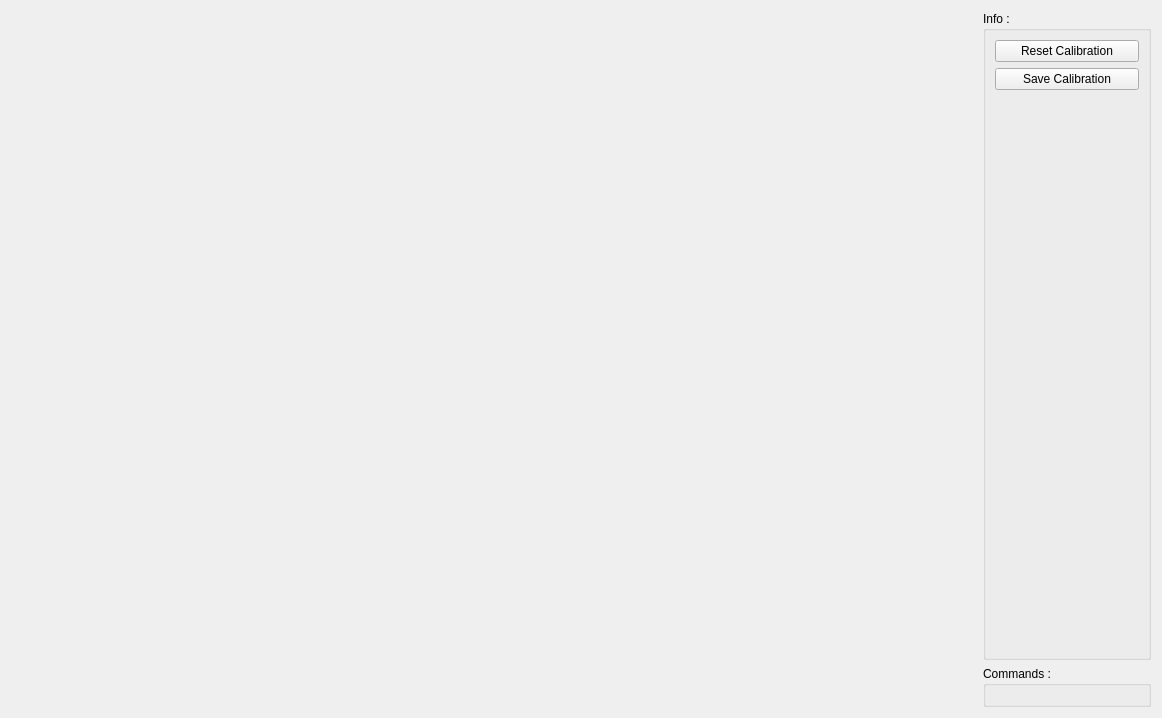
<?xml version="1.0" encoding="UTF-8"?>
<ui version="4.0">
 <class>PoseEstimationView</class>
 <widget class="QWidget" name="PoseEstimationView">
  <property name="geometry">
   <rect>
    <x>0</x>
    <y>0</y>
    <width>1162</width>
    <height>718</height>
   </rect>
  </property>
  <property name="sizePolicy">
   <sizepolicy hsizetype="Preferred" vsizetype="Preferred">
    <horstretch>0</horstretch>
    <verstretch>0</verstretch>
   </sizepolicy>
  </property>
  <property name="windowTitle">
   <string>Form</string>
  </property>
  <layout class="QHBoxLayout" name="horizontalLayout">
   <item>
    <widget class="QWidget" name="m_Graphs" native="true">
     <property name="sizePolicy">
      <sizepolicy hsizetype="MinimumExpanding" vsizetype="MinimumExpanding">
       <horstretch>0</horstretch>
       <verstretch>0</verstretch>
      </sizepolicy>
     </property>
     <layout class="QGridLayout" name="gridLayout_2">
      <property name="margin">
       <number>0</number>
      </property>
      <property name="spacing">
       <number>3</number>
      </property>
      <item row="0" column="0">
       <widget class="QCustomPlot" name="m_VelocityRate" native="true">
        <property name="sizePolicy">
         <sizepolicy hsizetype="MinimumExpanding" vsizetype="MinimumExpanding">
          <horstretch>0</horstretch>
          <verstretch>0</verstretch>
         </sizepolicy>
        </property>
        <property name="minimumSize">
         <size>
          <width>320</width>
          <height>160</height>
         </size>
        </property>
       </widget>
      </item>
      <item row="1" column="0">
       <widget class="QCustomPlot" name="m_RotationRate" native="true">
        <property name="sizePolicy">
         <sizepolicy hsizetype="MinimumExpanding" vsizetype="MinimumExpanding">
          <horstretch>0</horstretch>
          <verstretch>0</verstretch>
         </sizepolicy>
        </property>
        <property name="minimumSize">
         <size>
          <width>320</width>
          <height>160</height>
         </size>
        </property>
       </widget>
      </item>
      <item row="2" column="0">
       <widget class="QCustomPlot" name="m_MagneticField" native="true">
        <property name="sizePolicy">
         <sizepolicy hsizetype="MinimumExpanding" vsizetype="MinimumExpanding">
          <horstretch>0</horstretch>
          <verstretch>0</verstretch>
         </sizepolicy>
        </property>
        <property name="minimumSize">
         <size>
          <width>320</width>
          <height>160</height>
         </size>
        </property>
       </widget>
      </item>
      <item row="2" column="1">
       <widget class="QCustomPlot" name="m_AttitudeEst" native="true">
        <property name="sizePolicy">
         <sizepolicy hsizetype="MinimumExpanding" vsizetype="MinimumExpanding">
          <horstretch>0</horstretch>
          <verstretch>0</verstretch>
         </sizepolicy>
        </property>
        <property name="minimumSize">
         <size>
          <width>320</width>
          <height>160</height>
         </size>
        </property>
       </widget>
      </item>
      <item row="2" column="2">
       <widget class="QCustomPlot" name="m_VelocityEst" native="true">
        <property name="sizePolicy">
         <sizepolicy hsizetype="MinimumExpanding" vsizetype="MinimumExpanding">
          <horstretch>0</horstretch>
          <verstretch>0</verstretch>
         </sizepolicy>
        </property>
        <property name="minimumSize">
         <size>
          <width>320</width>
          <height>160</height>
         </size>
        </property>
       </widget>
      </item>
      <item row="3" column="0">
       <widget class="QCustomPlot" name="m_Barometrics" native="true">
        <property name="sizePolicy">
         <sizepolicy hsizetype="MinimumExpanding" vsizetype="MinimumExpanding">
          <horstretch>0</horstretch>
          <verstretch>0</verstretch>
         </sizepolicy>
        </property>
        <property name="minimumSize">
         <size>
          <width>320</width>
          <height>160</height>
         </size>
        </property>
       </widget>
      </item>
      <item row="3" column="1">
       <widget class="QCustomPlot" name="m_PositionEst" native="true">
        <property name="sizePolicy">
         <sizepolicy hsizetype="MinimumExpanding" vsizetype="MinimumExpanding">
          <horstretch>0</horstretch>
          <verstretch>0</verstretch>
         </sizepolicy>
        </property>
        <property name="minimumSize">
         <size>
          <width>320</width>
          <height>160</height>
         </size>
        </property>
       </widget>
      </item>
      <item row="3" column="2">
       <widget class="QCustomPlot" name="m_EarthMagneticFieldEst" native="true">
        <property name="sizePolicy">
         <sizepolicy hsizetype="MinimumExpanding" vsizetype="MinimumExpanding">
          <horstretch>0</horstretch>
          <verstretch>0</verstretch>
         </sizepolicy>
        </property>
        <property name="minimumSize">
         <size>
          <width>320</width>
          <height>160</height>
         </size>
        </property>
       </widget>
      </item>
      <item row="0" column="2" rowspan="2">
       <widget class="ctrlpe::local::AccelerometerCalibrationView" name="m_AccelerometerCalibrationView" native="true">
        <property name="sizePolicy">
         <sizepolicy hsizetype="MinimumExpanding" vsizetype="MinimumExpanding">
          <horstretch>0</horstretch>
          <verstretch>0</verstretch>
         </sizepolicy>
        </property>
        <property name="minimumSize">
         <size>
          <width>160</width>
          <height>160</height>
         </size>
        </property>
       </widget>
      </item>
      <item row="0" column="1" rowspan="2">
       <widget class="ctrlpe::local::PoseView" name="m_PoseView" native="true">
        <property name="sizePolicy">
         <sizepolicy hsizetype="MinimumExpanding" vsizetype="MinimumExpanding">
          <horstretch>0</horstretch>
          <verstretch>0</verstretch>
         </sizepolicy>
        </property>
        <property name="minimumSize">
         <size>
          <width>160</width>
          <height>160</height>
         </size>
        </property>
       </widget>
      </item>
     </layout>
    </widget>
   </item>
   <item>
    <layout class="QVBoxLayout" name="verticalLayout">
     <item>
      <widget class="QGroupBox" name="m_Parameters">
       <property name="sizePolicy">
        <sizepolicy hsizetype="MinimumExpanding" vsizetype="MinimumExpanding">
         <horstretch>0</horstretch>
         <verstretch>0</verstretch>
        </sizepolicy>
       </property>
       <property name="title">
        <string>Info :</string>
       </property>
       <layout class="QGridLayout" name="gridLayout">
        <item row="1" column="0">
         <widget class="QPushButton" name="m_SaveCalibration">
          <property name="text">
           <string>Save Calibration</string>
          </property>
         </widget>
        </item>
        <item row="2" column="0">
         <spacer name="verticalSpacer">
          <property name="orientation">
           <enum>Qt::Vertical</enum>
          </property>
          <property name="sizeHint" stdset="0">
           <size>
            <width>20</width>
            <height>40</height>
           </size>
          </property>
         </spacer>
        </item>
        <item row="0" column="0">
         <widget class="QPushButton" name="m_ResetCalibration">
          <property name="text">
           <string>Reset Calibration</string>
          </property>
         </widget>
        </item>
       </layout>
      </widget>
     </item>
     <item>
      <widget class="QGroupBox" name="m_Commands">
       <property name="sizePolicy">
        <sizepolicy hsizetype="Preferred" vsizetype="Preferred">
         <horstretch>0</horstretch>
         <verstretch>0</verstretch>
        </sizepolicy>
       </property>
       <property name="title">
        <string>Commands :</string>
       </property>
       <layout class="QVBoxLayout" name="verticalLayout_2"/>
      </widget>
     </item>
    </layout>
   </item>
  </layout>
 </widget>
 <customwidgets>
  <customwidget>
   <class>QCustomPlot</class>
   <extends>QWidget</extends>
   <header>qcustomplot.h</header>
   <container>1</container>
  </customwidget>
  <customwidget>
   <class>ctrlpe::local::PoseView</class>
   <extends>QWidget</extends>
   <header>PoseView.h</header>
   <container>1</container>
  </customwidget>
  <customwidget>
   <class>ctrlpe::local::AccelerometerCalibrationView</class>
   <extends>QWidget</extends>
   <header>AccelerometerCalibrationView.h</header>
   <container>1</container>
  </customwidget>
 </customwidgets>
 <resources>
  <include location="Resources.qrc"/>
 </resources>
 <connections/>
</ui>
